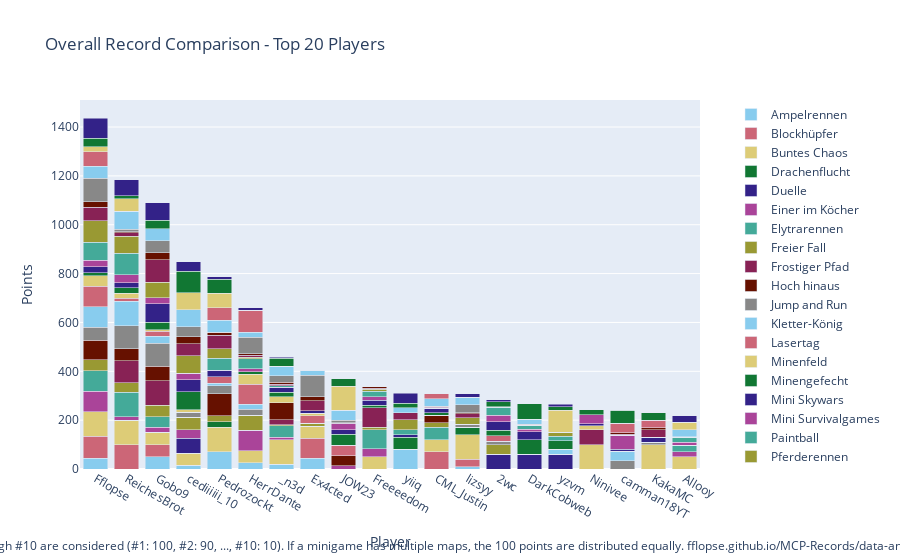

The cell this chart's notebook holds for it:
### Code cell
import plotly.graph_objects as go

# Sum all columns to get the total score
outDf['Total'] = outDf.sum(axis=1)

# Sort by total score and fill N/A values with 0
outDf = outDf.sort_values(by='Total', ascending=False).fillna(0)

# Crop to top 10 players
cropDf = outDf.head(20).copy()

# Drop the 'Total' column for plotting
cropDf = cropDf.drop(columns=['Total'])

# Create a color palette
color_palette = px.colors.qualitative.Safe

# Create the stacked bar plot
fig = go.Figure()

for column in cropDf.columns.difference(['Player']):
    fig.add_trace(go.Bar(
        x=cropDf.index,
        y=cropDf[column],
        name=column,
        marker_color=color_palette[len(fig.data) % len(color_palette)]
    ))

# Update layout
fig.update_layout(
    barmode='stack',
    title='Overall Record Comparison - Top 20 Players',
    xaxis=dict(title='Player'),
    yaxis=dict(title='Points'),
    #height=800,
    #width=1000,
    legend=dict(
        x=1.05,
        y=0.5,
        traceorder='normal',
        font=dict(size=12),
        bgcolor='rgba(255, 255, 255, 0)',
        bordercolor='rgba(0, 0, 0, 0)'
    ),
    margin=dict(r=200),  # Adjust right margin to make room for the legend
    annotations=[
        dict(
            x=0.5,
            y=-0.235,
            xref='paper',
            yref='paper',
            text='Max 100 points per minigame. Records #1 through #10 are considered (#1: 100, #2: 90, ..., #10: 10). If a minigame has multiple maps, the 100 points are distributed equally. fflopse.github.io/MCP-Records/data-analysis/global-ranking.ipynb',
            showarrow=False,
            font=dict(size=12),
            xanchor='center'
        )
    ]
)

fig.show()

# save the plot as an html file

fig.write_html('out/overall_record_comparison.html')

### Figure 1 — Plotly figure (JSON) as saved in the notebook; plotly's stock layout.template omitted (floating-point values rounded to 4 significant figures)
{"data": [{"marker": {"color": "rgb(136, 204, 238)"}, "name": "Ampelrennen", "type": "bar", "x": ["Fflopse", "ReichesBrot", "Gobo9", "cediiiiii_10", "Pedrozockt", "HerrDante", "_n3d", "Ex4cted", "JOW23", "Freeeedom", "yiiq", "CML_Justin", "lizsyy", "2wc", "DarkCobweb", "yzvm", "Ninivee", "camman18YT", "KakaMC", "Allooy"], "y": [45, 0, 50, 15, 70, 25, 20, 45, 0, 0, 0, 0, 10, 0, 0, 0, 0, 0, 0, 0]}, {"marker": {"color": "rgb(204, 102, 119)"}, "name": "Blockhüpfer", "type": "bar", "x": ["Fflopse", "ReichesBrot", "Gobo9", "cediiiiii_10", "Pedrozockt", "HerrDante", "_n3d", "Ex4cted", "JOW23", "Freeeedom", "yiiq", "CML_Justin", "lizsyy", "2wc", "DarkCobweb", "yzvm", "Ninivee", "camman18YT", "KakaMC", "Allooy"], "y": [90, 100, 50, 0, 0, 0, 0, 80, 0, 0, 0, 70, 30, 0, 0, 0, 0, 0, 0, 0]}, {"marker": {"color": "rgb(221, 204, 119)"}, "name": "Buntes Chaos", "type": "bar", "x": ["Fflopse", "ReichesBrot", "Gobo9", "cediiiiii_10", "Pedrozockt", "HerrDante", "_n3d", "Ex4cted", "JOW23", "Freeeedom", "yiiq", "CML_Justin", "lizsyy", "2wc", "DarkCobweb", "yzvm", "Ninivee", "camman18YT", "KakaMC", "Allooy"], "y": [100, 100, 50, 50, 100, 50, 100, 50, 0, 50, 0, 50, 100, 0, 0, 0, 100, 0, 100, 50]}, {"marker": {"color": "rgb(17, 119, 51)"}, "name": "Drachenflucht", "type": "bar", "x": ["Fflopse", "ReichesBrot", "Gobo9", "cediiiiii_10", "Pedrozockt", "HerrDante", "_n3d", "Ex4cted", "JOW23", "Freeeedom", "yiiq", "CML_Justin", "lizsyy", "2wc", "DarkCobweb", "yzvm", "Ninivee", "camman18YT", "KakaMC", "Allooy"], "y": [0, 0, 0, 0, 23.33, 0, 0, 0, 0, 0, 0, 0, 30, 0, 0, 0, 0, 0, 0, 0]}, {"marker": {"color": "rgb(51, 34, 136)"}, "name": "Duelle", "type": "bar", "x": ["Fflopse", "ReichesBrot", "Gobo9", "cediiiiii_10", "Pedrozockt", "HerrDante", "_n3d", "Ex4cted", "JOW23", "Freeeedom", "yiiq", "CML_Justin", "lizsyy", "2wc", "DarkCobweb", "yzvm", "Ninivee", "camman18YT", "KakaMC", "Allooy"], "y": [0, 0, 0, 60, 0, 0, 0, 0, 0, 0, 0, 0, 0, 60, 60, 60, 0, 0, 0, 0]}, {"marker": {"color": "rgb(170, 68, 153)"}, "name": "Einer im Köcher", "type": "bar", "x": ["Fflopse", "ReichesBrot", "Gobo9", "cediiiiii_10", "Pedrozockt", "HerrDante", "_n3d", "Ex4cted", "JOW23", "Freeeedom", "yiiq", "CML_Justin", "lizsyy", "2wc", "DarkCobweb", "yzvm", "Ninivee", "camman18YT", "KakaMC", "Allooy"], "y": [83.33, 13.33, 20, 36.67, 0, 83.33, 10, 0, 13.33, 33.33, 0, 0, 0, 0, 0, 0, 0, 0, 0, 20]}, {"marker": {"color": "rgb(68, 170, 153)"}, "name": "Elytrarennen", "type": "bar", "x": ["Fflopse", "ReichesBrot", "Gobo9", "cediiiiii_10", "Pedrozockt", "HerrDante", "_n3d", "Ex4cted", "JOW23", "Freeeedom", "yiiq", "CML_Justin", "lizsyy", "2wc", "DarkCobweb", "yzvm", "Ninivee", "camman18YT", "KakaMC", "Allooy"], "y": [83.33, 100, 43.33, 0, 0, 0, 46.67, 0, 0, 76.67, 0, 50, 0, 0, 0, 0, 0, 0, 0, 26.67]}, {"marker": {"color": "rgb(153, 153, 51)"}, "name": "Freier Fall", "type": "bar", "x": ["Fflopse", "ReichesBrot", "Gobo9", "cediiiiii_10", "Pedrozockt", "HerrDante", "_n3d", "Ex4cted", "JOW23", "Freeeedom", "yiiq", "CML_Justin", "lizsyy", "2wc", "DarkCobweb", "yzvm", "Ninivee", "camman18YT", "KakaMC", "Allooy"], "y": [45, 40, 47.5, 50, 25, 62.5, 5, 12.5, 0, 10, 0, 20, 0, 40, 0, 0, 0, 0, 0, 0]}, {"marker": {"color": "rgb(136, 34, 85)"}, "name": "Frostiger Pfad", "type": "bar", "x": ["Fflopse", "ReichesBrot", "Gobo9", "cediiiiii_10", "Pedrozockt", "HerrDante", "_n3d", "Ex4cted", "JOW23", "Freeeedom", "yiiq", "CML_Justin", "lizsyy", "2wc", "DarkCobweb", "yzvm", "Ninivee", "camman18YT", "KakaMC", "Allooy"], "y": [0, 90, 100, 0, 0, 0, 20, 0, 0, 80, 0, 0, 0, 0, 0, 0, 60, 0, 0, 0]}, {"marker": {"color": "rgb(102, 17, 0)"}, "name": "Hoch hinaus", "type": "bar", "x": ["Fflopse", "ReichesBrot", "Gobo9", "cediiiiii_10", "Pedrozockt", "HerrDante", "_n3d", "Ex4cted", "JOW23", "Freeeedom", "yiiq", "CML_Justin", "lizsyy", "2wc", "DarkCobweb", "yzvm", "Ninivee", "camman18YT", "KakaMC", "Allooy"], "y": [80, 50, 60, 0, 90, 0, 70, 0, 40, 0, 0, 30, 0, 0, 0, 0, 0, 0, 0, 0]}, {"marker": {"color": "rgb(136, 136, 136)"}, "name": "Jump and Run", "type": "bar", "x": ["Fflopse", "ReichesBrot", "Gobo9", "cediiiiii_10", "Pedrozockt", "HerrDante", "_n3d", "Ex4cted", "JOW23", "Freeeedom", "yiiq", "CML_Justin", "lizsyy", "2wc", "DarkCobweb", "yzvm", "Ninivee", "camman18YT", "KakaMC", "Allooy"], "y": [53.33, 93.33, 93.33, 20, 33.33, 23.33, 0, 0, 0, 0, 0, 0, 13.33, 13.33, 0, 0, 0, 33.33, 10, 0]}, {"marker": {"color": "rgb(136, 204, 238)"}, "name": "Kletter-König", "type": "bar", "x": ["Fflopse", "ReichesBrot", "Gobo9", "cediiiiii_10", "Pedrozockt", "HerrDante", "_n3d", "Ex4cted", "JOW23", "Freeeedom", "yiiq", "CML_Justin", "lizsyy", "2wc", "DarkCobweb", "yzvm", "Ninivee", "camman18YT", "KakaMC", "Allooy"], "y": [85, 100, 30, 0, 10, 20, 0, 0, 0, 0, 80, 0, 0, 0, 0, 20, 0, 40, 0, 0]}, {"marker": {"color": "rgb(204, 102, 119)"}, "name": "Lasertag", "type": "bar", "x": ["Fflopse", "ReichesBrot", "Gobo9", "cediiiiii_10", "Pedrozockt", "HerrDante", "_n3d", "Ex4cted", "JOW23", "Freeeedom", "yiiq", "CML_Justin", "lizsyy", "2wc", "DarkCobweb", "yzvm", "Ninivee", "camman18YT", "KakaMC", "Allooy"], "y": [83.33, 13.33, 20, 0, 26.67, 83.33, 0, 30, 43.33, 0, 0, 0, 0, 23.33, 0, 0, 0, 0, 0, 0]}, {"marker": {"color": "rgb(221, 204, 119)"}, "name": "Minenfeld", "type": "bar", "x": ["Fflopse", "ReichesBrot", "Gobo9", "cediiiiii_10", "Pedrozockt", "HerrDante", "_n3d", "Ex4cted", "JOW23", "Freeeedom", "yiiq", "CML_Justin", "lizsyy", "2wc", "DarkCobweb", "yzvm", "Ninivee", "camman18YT", "KakaMC", "Allooy"], "y": [43.33, 20, 6.667, 10, 0, 40, 23.33, 10, 0, 0, 0, 0, 0, 0, 0, 0, 16.67, 0, 0, 0]}, {"marker": {"color": "rgb(17, 119, 51)"}, "name": "Minengefecht", "type": "bar", "x": ["Fflopse", "ReichesBrot", "Gobo9", "cediiiiii_10", "Pedrozockt", "HerrDante", "_n3d", "Ex4cted", "JOW23", "Freeeedom", "yiiq", "CML_Justin", "lizsyy", "2wc", "DarkCobweb", "yzvm", "Ninivee", "camman18YT", "KakaMC", "Allooy"], "y": [12.5, 22.5, 30, 75, 0, 10, 20, 0, 45, 10, 50, 10, 0, 22.5, 60, 35, 0, 0, 0, 0]}, {"marker": {"color": "rgb(51, 34, 136)"}, "name": "Mini Skywars", "type": "bar", "x": ["Fflopse", "ReichesBrot", "Gobo9", "cediiiiii_10", "Pedrozockt", "HerrDante", "_n3d", "Ex4cted", "JOW23", "Freeeedom", "yiiq", "CML_Justin", "lizsyy", "2wc", "DarkCobweb", "yzvm", "Ninivee", "camman18YT", "KakaMC", "Allooy"], "y": [24, 20, 76, 48, 26, 0, 20, 12, 20, 22, 10, 18, 0, 34, 32, 0, 8, 8, 20, 0]}, {"marker": {"color": "rgb(170, 68, 153)"}, "name": "Mini Survivalgames", "type": "bar", "x": ["Fflopse", "ReichesBrot", "Gobo9", "cediiiiii_10", "Pedrozockt", "HerrDante", "_n3d", "Ex4cted", "JOW23", "Freeeedom", "yiiq", "CML_Justin", "lizsyy", "2wc", "DarkCobweb", "yzvm", "Ninivee", "camman18YT", "KakaMC", "Allooy"], "y": [26.67, 33.33, 23.33, 26.67, 0, 13.33, 0, 0, 23.33, 13.33, 0, 0, 0, 26.67, 10, 0, 36.67, 56.67, 0, 13.33]}, {"marker": {"color": "rgb(68, 170, 153)"}, "name": "Paintball", "type": "bar", "x": ["Fflopse", "ReichesBrot", "Gobo9", "cediiiiii_10", "Pedrozockt", "HerrDante", "_n3d", "Ex4cted", "JOW23", "Freeeedom", "yiiq", "CML_Justin", "lizsyy", "2wc", "DarkCobweb", "yzvm", "Ninivee", "camman18YT", "KakaMC", "Allooy"], "y": [73.33, 86.67, 0, 0, 50, 40, 6.667, 0, 0, 23.33, 20, 0, 0, 33.33, 16.67, 20, 0, 0, 0, 20]}, {"marker": {"color": "rgb(153, 153, 51)"}, "name": "Pferderennen", "type": "bar", "x": ["Fflopse", "ReichesBrot", "Gobo9", "cediiiiii_10", "Pedrozockt", "HerrDante", "_n3d", "Ex4cted", "JOW23", "Freeeedom", "yiiq", "CML_Justin", "lizsyy", "2wc", "DarkCobweb", "yzvm", "Ninivee", "camman18YT", "KakaMC", "Allooy"], "y": [88.33, 70, 65, 71.67, 38.33, 6.667, 0, 0, 0, 8.333, 41.67, 0, 26.67, 0, 0, 13.33, 0, 0, 0, 0]}, {"marker": {"color": "rgb(136, 34, 85)"}, "name": "Replika", "type": "bar", "x": ["Fflopse", "ReichesBrot", "Gobo9", "cediiiiii_10", "Pedrozockt", "HerrDante", "_n3d", "Ex4cted", "JOW23", "Freeeedom", "yiiq", "CML_Justin", "lizsyy", "2wc", "DarkCobweb", "yzvm", "Ninivee", "camman18YT", "KakaMC", "Allooy"], "y": [55.24, 15.53, 91.17, 49.22, 54.17, 7.476, 5.728, 40.87, 2.427, 4.175, 28.45, 4.951, 15.92, 2.233, 1.456, 0, 0, 4.854, 30.39, 0.1942]}, {"marker": {"color": "rgb(102, 17, 0)"}, "name": "Sammelwahn", "type": "bar", "x": ["Fflopse", "ReichesBrot", "Gobo9", "cediiiiii_10", "Pedrozockt", "HerrDante", "_n3d", "Ex4cted", "JOW23", "Freeeedom", "yiiq", "CML_Justin", "lizsyy", "2wc", "DarkCobweb", "yzvm", "Ninivee", "camman18YT", "KakaMC", "Allooy"], "y": [21.4, 2.791, 28.14, 30.23, 12.79, 7.442, 6.977, 14.42, 2.326, 4.651, 0, 4.884, 3.953, 0, 3.721, 2.791, 1.628, 4.884, 9.07, 1.395]}, {"marker": {"color": "rgb(136, 136, 136)"}, "name": "Schießstand", "type": "bar", "x": ["Fflopse", "ReichesBrot", "Gobo9", "cediiiiii_10", "Pedrozockt", "HerrDante", "_n3d", "Ex4cted", "JOW23", "Freeeedom", "yiiq", "CML_Justin", "lizsyy", "2wc", "DarkCobweb", "yzvm", "Ninivee", "camman18YT", "KakaMC", "Allooy"], "y": [96.67, 10, 50, 40, 0, 66.67, 26.67, 90, 10, 0, 0, 0, 33.33, 0, 0, 0, 0, 0, 0, 0]}, {"marker": {"color": "rgb(136, 204, 238)"}, "name": "Spleef", "type": "bar", "x": ["Fflopse", "ReichesBrot", "Gobo9", "cediiiiii_10", "Pedrozockt", "HerrDante", "_n3d", "Ex4cted", "JOW23", "Freeeedom", "yiiq", "CML_Justin", "lizsyy", "2wc", "DarkCobweb", "yzvm", "Ninivee", "camman18YT", "KakaMC", "Allooy"], "y": [50, 75, 50, 70, 50, 20, 40, 20, 40, 0, 20, 30, 30, 0, 20, 0, 0, 0, 0, 30]}, {"marker": {"color": "rgb(204, 102, 119)"}, "name": "Todeswürfel", "type": "bar", "x": ["Fflopse", "ReichesBrot", "Gobo9", "cediiiiii_10", "Pedrozockt", "HerrDante", "_n3d", "Ex4cted", "JOW23", "Freeeedom", "yiiq", "CML_Justin", "lizsyy", "2wc", "DarkCobweb", "yzvm", "Ninivee", "camman18YT", "KakaMC", "Allooy"], "y": [60, 0, 0, 0, 50, 90, 0, 0, 0, 0, 0, 20, 0, 0, 0, 0, 0, 40, 30, 0]}, {"marker": {"color": "rgb(221, 204, 119)"}, "name": "Waffenfolge", "type": "bar", "x": ["Fflopse", "ReichesBrot", "Gobo9", "cediiiiii_10", "Pedrozockt", "HerrDante", "_n3d", "Ex4cted", "JOW23", "Freeeedom", "yiiq", "CML_Justin", "lizsyy", "2wc", "DarkCobweb", "yzvm", "Ninivee", "camman18YT", "KakaMC", "Allooy"], "y": [20, 50, 0, 70, 60, 0, 0, 0, 100, 0, 0, 0, 0, 0, 0, 90, 0, 0, 0, 30]}, {"marker": {"color": "rgb(17, 119, 51)"}, "name": "Walls", "type": "bar", "x": ["Fflopse", "ReichesBrot", "Gobo9", "cediiiiii_10", "Pedrozockt", "HerrDante", "_n3d", "Ex4cted", "JOW23", "Freeeedom", "yiiq", "CML_Justin", "lizsyy", "2wc", "DarkCobweb", "yzvm", "Ninivee", "camman18YT", "KakaMC", "Allooy"], "y": [33.33, 13.33, 33.33, 86.67, 56.67, 0, 33.33, 0, 30, 0, 20, 0, 0, 20, 63.33, 13.33, 20, 53.33, 30, 0]}, {"marker": {"color": "rgb(51, 34, 136)"}, "name": "Wettrennen", "type": "bar", "x": ["Fflopse", "ReichesBrot", "Gobo9", "cediiiiii_10", "Pedrozockt", "HerrDante", "_n3d", "Ex4cted", "JOW23", "Freeeedom", "yiiq", "CML_Justin", "lizsyy", "2wc", "DarkCobweb", "yzvm", "Ninivee", "camman18YT", "KakaMC", "Allooy"], "y": [82, 66, 72, 40, 10, 12, 4, 0, 0, 0, 40, 0, 14, 8, 0, 10, 0, 0, 0, 26]}], "layout": {"annotations": [{"font": {"size": 12}, "showarrow": false, "text": "Max 100 points per minigame. Records #1 through #10 are considered (#1: 100, #2: 90, ..., #10: 10). If a minigame has multiple maps, the 100 points are distributed equally. fflopse.github.io/MCP-Records/data-analysis/global-ranking.ipynb", "x": 0.5, "xanchor": "center", "xref": "paper", "y": -0.235, "yref": "paper"}], "barmode": "stack", "legend": {"bgcolor": "rgba(255, 255, 255, 0)", "bordercolor": "rgba(0, 0, 0, 0)", "font": {"size": 12}, "traceorder": "normal", "x": 1.05, "y": 0.5}, "margin": {"r": 200}, "title": {"text": "Overall Record Comparison - Top 20 Players"}, "xaxis": {"title": {"text": "Player"}}, "yaxis": {"title": {"text": "Points"}}}}
